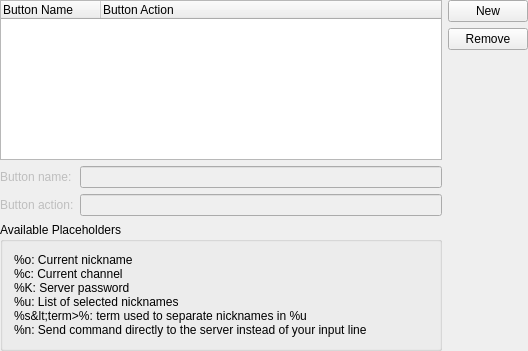
<?xml version="1.0" encoding="UTF-8"?>
<ui version="4.0">
 <class>QuickButtons_ConfigUI</class>
 <widget class="QWidget" name="QuickButtons_ConfigUI">
  <property name="geometry">
   <rect>
    <x>0</x>
    <y>0</y>
    <width>528</width>
    <height>351</height>
   </rect>
  </property>
  <layout class="QGridLayout" name="gridLayout">
   <property name="margin">
    <number>0</number>
   </property>
   <item row="0" column="0">
    <widget class="QTreeWidget" name="buttonListView">
     <property name="dragEnabled">
      <bool>true</bool>
     </property>
     <property name="dragDropMode">
      <enum>QAbstractItemView::InternalMove</enum>
     </property>
     <property name="rootIsDecorated">
      <bool>false</bool>
     </property>
     <property name="allColumnsShowFocus">
      <bool>true</bool>
     </property>
     <column>
      <property name="text">
       <string>Button Name</string>
      </property>
     </column>
     <column>
      <property name="text">
       <string>Button Action</string>
      </property>
     </column>
    </widget>
   </item>
   <item row="0" column="1" rowspan="3">
    <layout class="QVBoxLayout">
     <item>
      <widget class="QPushButton" name="newButton">
       <property name="text">
        <string>New</string>
       </property>
      </widget>
     </item>
     <item>
      <widget class="QPushButton" name="removeButton">
       <property name="text">
        <string>Remove</string>
       </property>
      </widget>
     </item>
     <item>
      <spacer name="spacer1">
       <property name="orientation">
        <enum>Qt::Vertical</enum>
       </property>
       <property name="sizeType">
        <enum>QSizePolicy::Expanding</enum>
       </property>
       <property name="sizeHint" stdset="0">
        <size>
         <width>20</width>
         <height>230</height>
        </size>
       </property>
      </spacer>
     </item>
    </layout>
   </item>
   <item row="1" column="0">
    <layout class="QFormLayout" name="formLayout">
     <item row="0" column="0">
      <widget class="QLabel" name="nameLabel">
       <property name="enabled">
        <bool>false</bool>
       </property>
       <property name="text">
        <string>Button name:</string>
       </property>
       <property name="wordWrap">
        <bool>false</bool>
       </property>
      </widget>
     </item>
     <item row="0" column="1">
      <widget class="KLineEdit" name="nameInput">
       <property name="enabled">
        <bool>false</bool>
       </property>
       <property name="sizePolicy">
        <sizepolicy hsizetype="Expanding" vsizetype="Fixed">
         <horstretch>0</horstretch>
         <verstretch>0</verstretch>
        </sizepolicy>
       </property>
      </widget>
     </item>
     <item row="1" column="0">
      <widget class="QLabel" name="actionLabel">
       <property name="enabled">
        <bool>false</bool>
       </property>
       <property name="text">
        <string>Button action:</string>
       </property>
       <property name="wordWrap">
        <bool>false</bool>
       </property>
      </widget>
     </item>
     <item row="1" column="1">
      <widget class="KLineEdit" name="actionInput">
       <property name="enabled">
        <bool>false</bool>
       </property>
       <property name="sizePolicy">
        <sizepolicy hsizetype="Expanding" vsizetype="Fixed">
         <horstretch>0</horstretch>
         <verstretch>0</verstretch>
        </sizepolicy>
       </property>
      </widget>
     </item>
    </layout>
   </item>
   <item row="2" column="0">
    <widget class="QGroupBox" name="groupBox3">
     <property name="title">
      <string>Available Placeholders</string>
     </property>
     <layout class="QHBoxLayout">
      <item>
       <widget class="QLabel" name="placeholderHelpLabel">
        <property name="sizePolicy">
         <sizepolicy hsizetype="Expanding" vsizetype="Preferred">
          <horstretch>0</horstretch>
          <verstretch>0</verstretch>
         </sizepolicy>
        </property>
        <property name="text">
         <string>%o: Current nickname
%c: Current channel
%K: Server password
%u: List of selected nicknames
%s&amp;lt;term&gt;%: term used to separate nicknames in %u
%n: Send command directly to the server instead of your input line</string>
        </property>
        <property name="wordWrap">
         <bool>false</bool>
        </property>
       </widget>
      </item>
     </layout>
    </widget>
   </item>
  </layout>
 </widget>
 <layoutdefault spacing="6" margin="11"/>
 <pixmapfunction>qPixmapFromMimeSource</pixmapfunction>
 <customwidgets>
  <customwidget>
   <class>KLineEdit</class>
   <extends>QLineEdit</extends>
   <header>klineedit.h</header>
  </customwidget>
 </customwidgets>
 <tabstops>
  <tabstop>buttonListView</tabstop>
  <tabstop>nameInput</tabstop>
  <tabstop>actionInput</tabstop>
  <tabstop>newButton</tabstop>
  <tabstop>removeButton</tabstop>
 </tabstops>
 <includes>
  <include location="local">klineedit.h</include>
 </includes>
 <resources/>
 <connections/>
</ui>
